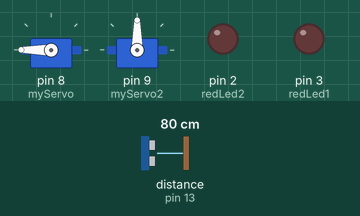
A sketch run on a simulated Arduino Uno, built with avr-gcc and run on an emulated ATmega328P. Shown: 2 × servo, output pins drawn as LEDs (lit = HIGH). Wiring (inferred from the names in the program): ultrasonic range finder: trigger pin 12; echo pin 13. The inputs (shaded band) are chosen by the test bench; at power-on: distance to the obstacle (sensor on pin 13) 80 cm. The echo pulse lasts 58.3 µs per cm; pins used as bus, display or sensor lines are not drawn.

Above: at 2.1 s.
2.2 s: distance to the obstacle (sensor on pin 13) set to 13 cm
4.1 s: distance to the obstacle (sensor on pin 13) set to 10 cm
At 12.3 s:
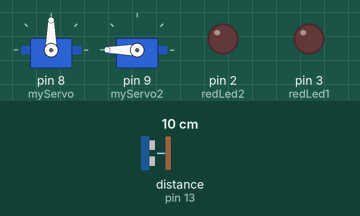
12.4 s: distance to the obstacle (sensor on pin 13) set to 18 cm
At 14.3 s:
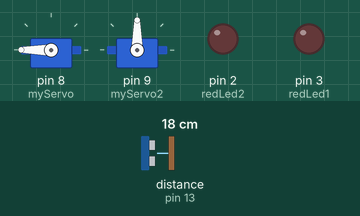
15.1 s: distance to the obstacle (sensor on pin 13) set to 2 cm
At 15.52 s:
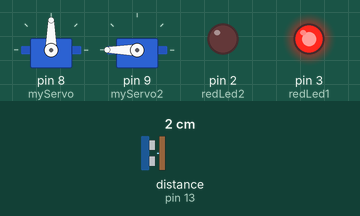
Timing chart, 0 to 19.6 s (numbered marks = the images above; inputs shaded):
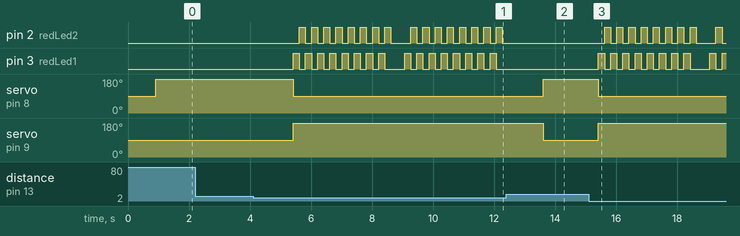

The sketch:

legoOvergang.ino
```cpp
/*
 * Name: Lego Railroad Crossing
 * Author: Ramon Arents
 * Date: 8-3-2020
 */

//include required libraries
#include <NewPing.h>
#include <Servo.h>
//constants, to define the pings and max distance
#define TRIG_PIN 12
#define ECHO_PIN 13
#define MAX_DISTANCE 500
NewPing sonar(TRIG_PIN, ECHO_PIN, MAX_DISTANCE); //NewPing library configuration
// LED pins
int redLed1 = 3;
int redLed2 = 2;
//configure servos
Servo myServo;
Servo myServo2;

void setup() {
  //set the LEDS and the TRIG_PINT on output. Set the ECHO_PIN on input.
  Serial.begin(115200);
  pinMode(TRIG_PIN, OUTPUT);
  pinMode(ECHO_PIN, INPUT);
  pinMode(redLed1, OUTPUT);
  pinMode(redLed2, OUTPUT);
  //attach servo motors on pin 8 and 9
  myServo.attach(8);
  myServo2.attach(9);
}

void loop() {
  //Standard configuration when nothing happens for the distance sensor
  int duration, distance;
  digitalWrite(TRIG_PIN, LOW);
  delayMicroseconds(2);
  digitalWrite(TRIG_PIN, HIGH);
  delayMicroseconds(10);
  digitalWrite(TRIG_PIN, LOW);
  duration = pulseIn(ECHO_PIN, HIGH); // echo receives ping
  distance = (duration / 2) / 29.1;
  //when sensor detects objects within 10 cm
  if(distance <= 10){
    // put the crossing guards down
    myServo.write(90);
    myServo2.write(180);
    // blink LEDS
    blinkLeds(7, 200);
 }else{
    //wait till the train has passed
    delay(900);
    //put the crossing guards back up
    myServo.write(180);
    myServo2.write(90);
  }
  delay(450);
}

/*
 * Function to blink the LED
 * @return void
 */
void blinkLeds(int blinkTimes, int blinkDelay){
  //blink LEDS during close
  int i = 0;
  // loop and blink LEDS during closing
  for(i = 0; i  <= blinkTimes; i += 1){
    digitalWrite(redLed1, HIGH);
    digitalWrite(redLed2, LOW);
    delay(blinkDelay);
    digitalWrite(redLed1, LOW);
    digitalWrite(redLed2, HIGH);
    delay(blinkDelay);
  }
  // turn the LEDS off at the end
  digitalWrite(redLed1, LOW);
  digitalWrite(redLed2, LOW);
}
```

Measured:
- the behaviour switches between 12 and 11 cm on distance to the obstacle (sensor on pin 13) (found by bisection; images 0 and 1)
- after the input at 2.2 s, every drawn part: stays the same
- after the input at 4.1 s, pin 2 (redLed2): goes 7 × (HIGH 0.20 s, LOW 0.20 s), HIGH 0.20 s, LOW 0.65 s, 7 × (HIGH 0.20 s, LOW 0.20 s), HIGH 0.20 s, then LOW, starting after 1.5 s; pin 3 (redLed1): goes 7 × (HIGH 0.20 s, LOW 0.20 s), HIGH 0.20 s, LOW 0.65 s, 7 × (HIGH 0.20 s, LOW 0.20 s), HIGH 0.20 s, then LOW, starting after 1.3 s
- after the input at 12.4 s, pin 2 (redLed2), pin 3 (redLed1): stops changing and stays LOW; servo on pin 8 (myServo): 90° → 180° after 1.2 s; servo on pin 9 (myServo2): 180° → 90° after 1.2 s
- after the input at 15.1 s, pin 2 (redLed2): goes 7 × (HIGH 0.20 s, LOW 0.20 s), HIGH 0.20 s, LOW 0.65 s, HIGH 0.20 s, then LOW, starting after 0.52 s; pin 3 (redLed1): goes 7 × (HIGH 0.20 s, LOW 0.20 s), HIGH 0.20 s, LOW 0.65 s, HIGH 0.20 s, LOW 0.20 s, then HIGH, starting after 0.32 s
